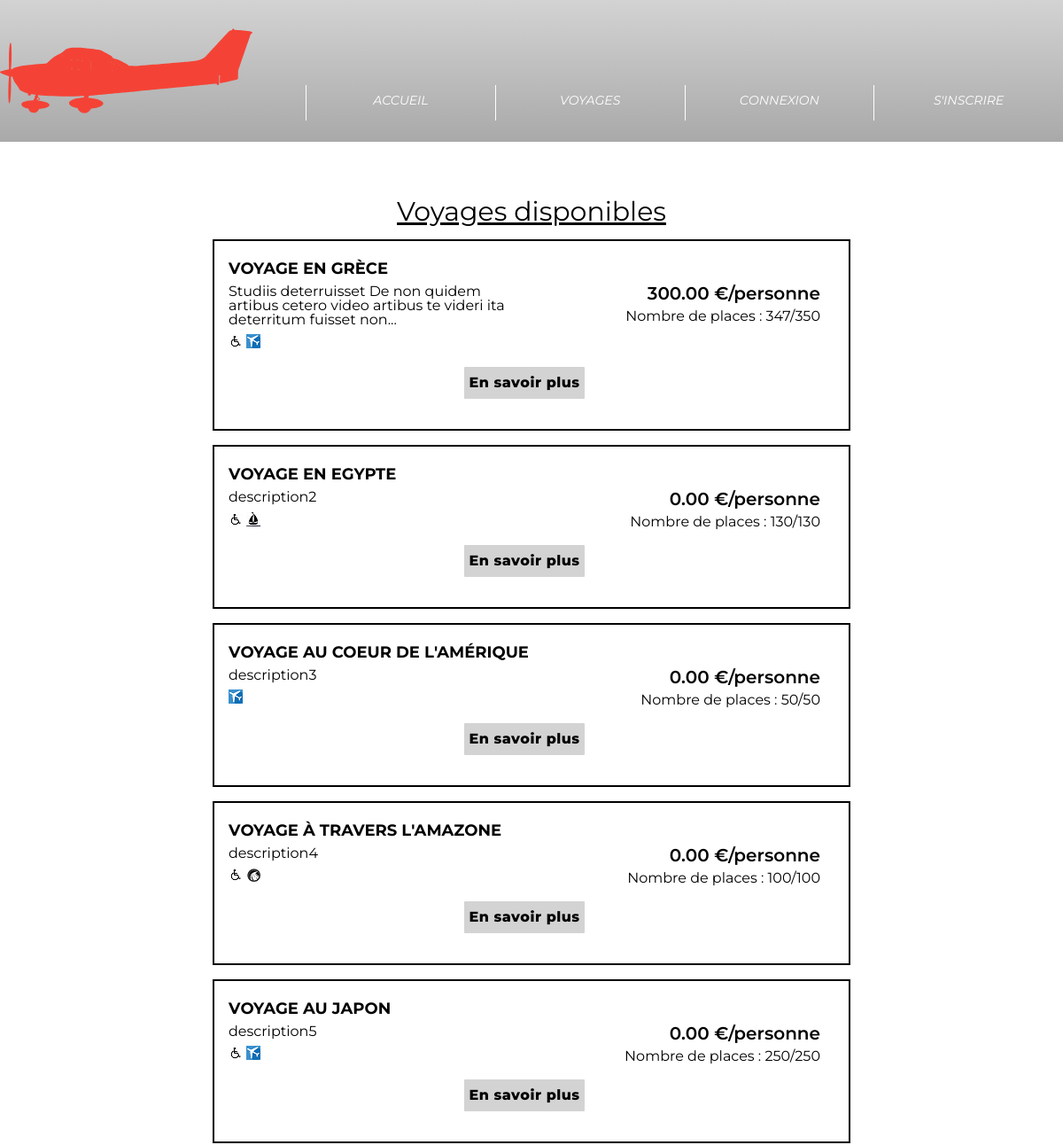
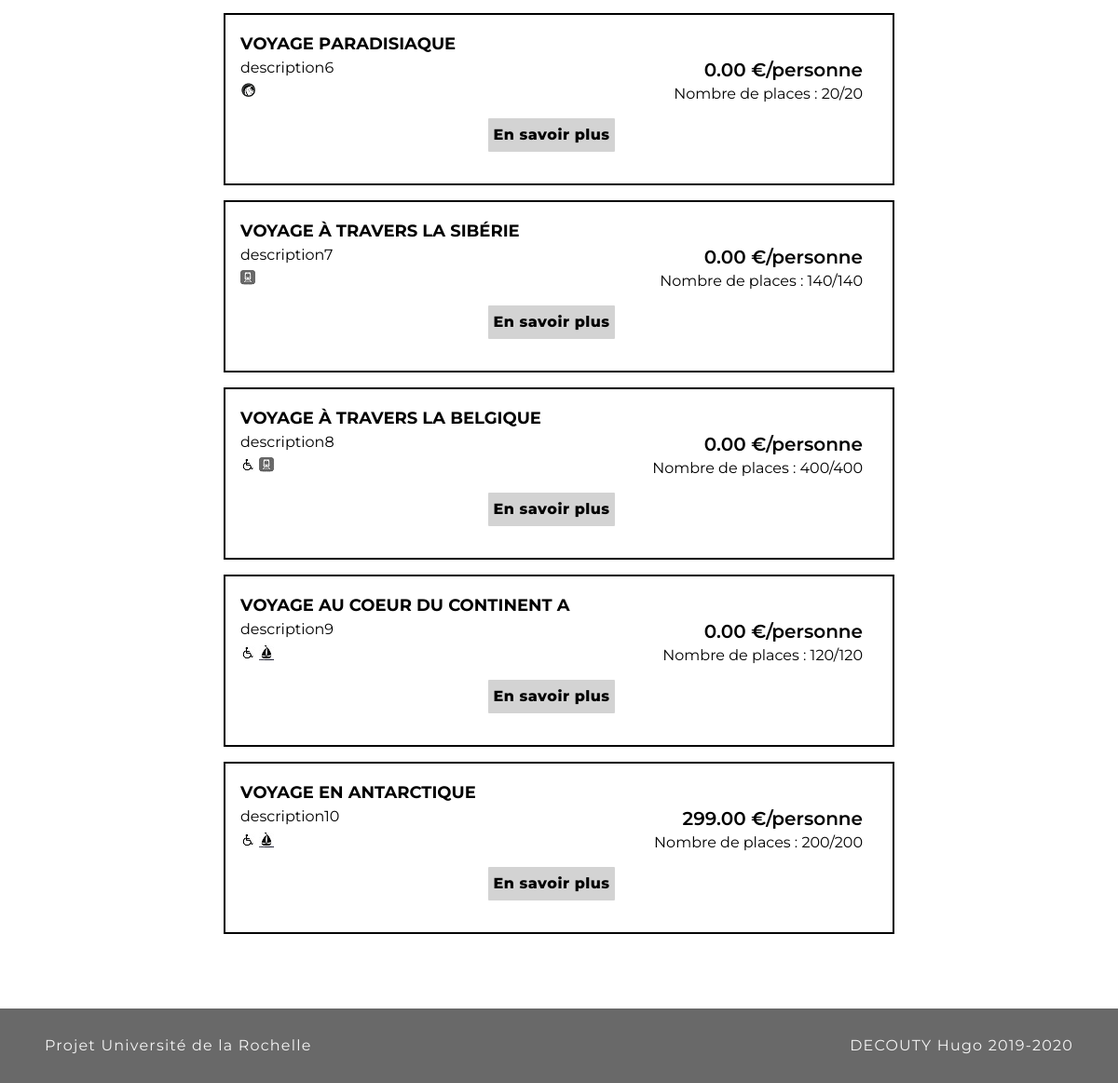
The app's page /presentation_voyages.php, older data (2 pictures, top to bottom).
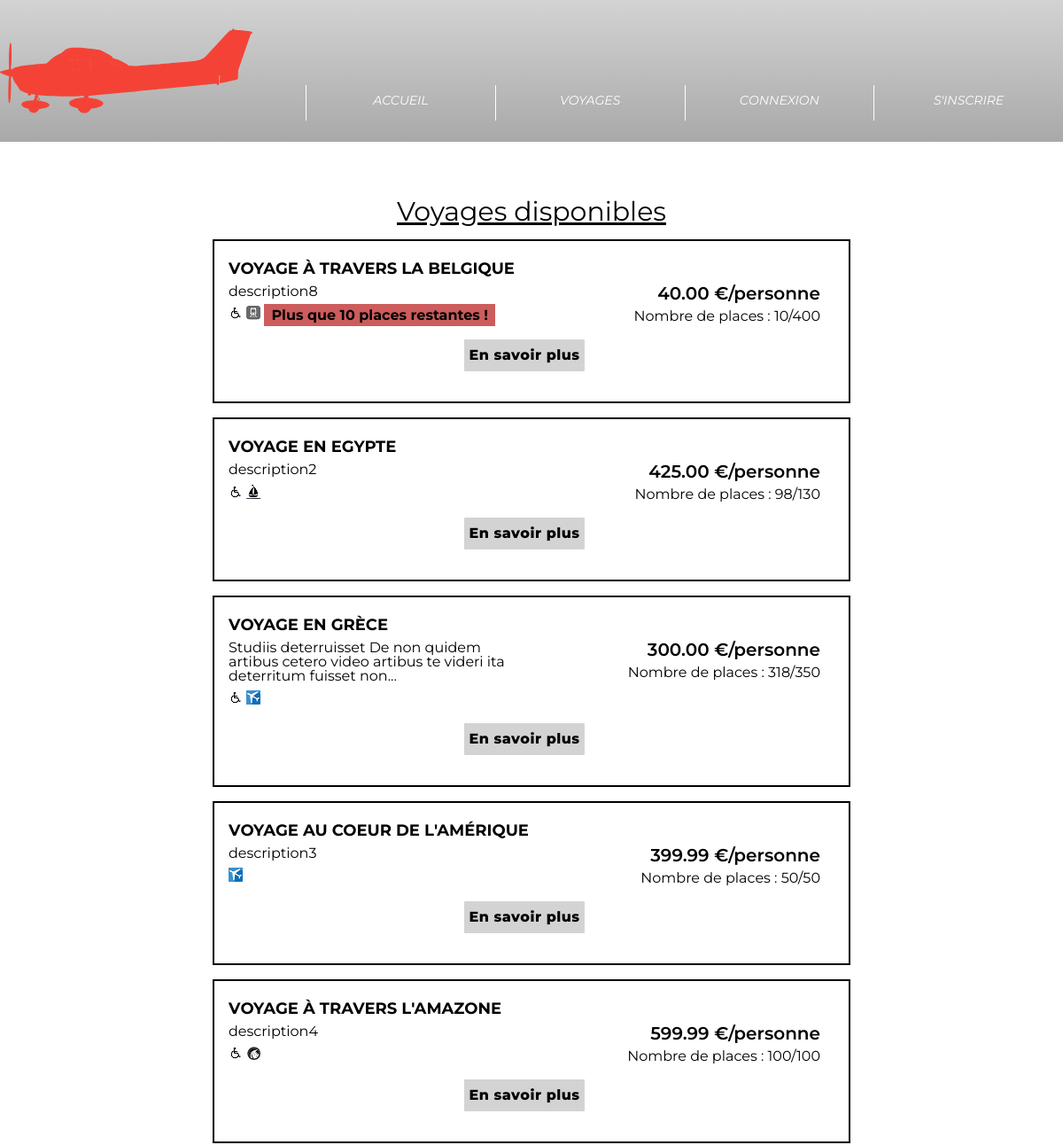
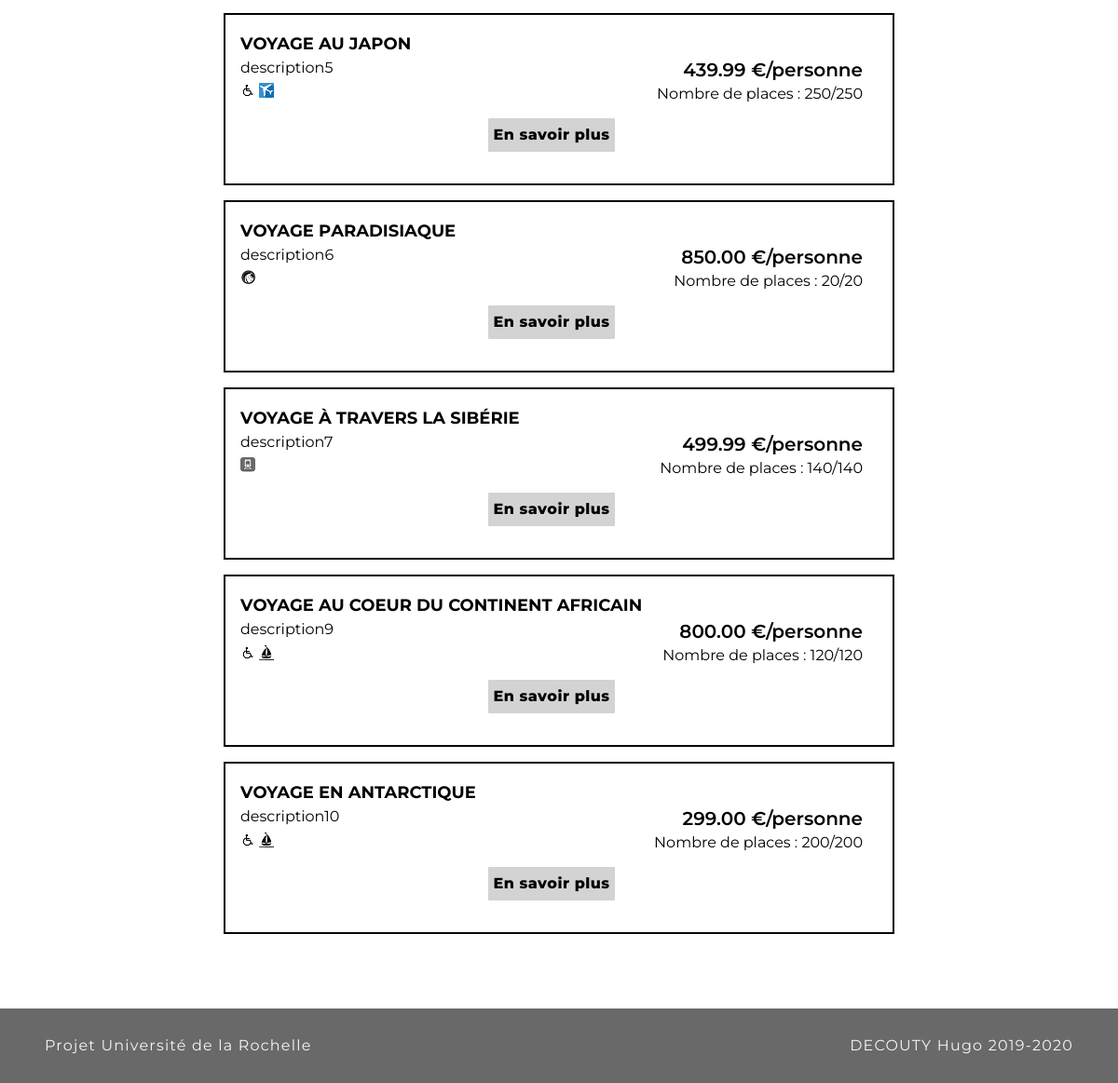
The same page, newer data (2 pictures, top to bottom).
### tables this page shows
CREATE TABLE IF NOT EXISTS `destination` (
  `id_destination` bigint(20) UNSIGNED NOT NULL AUTO_INCREMENT,
  `nom` varchar(40) NOT NULL,
  `description` varchar(300) NOT NULL,
  `transport` varchar(10) DEFAULT 'Autres',
  `nb_places` int(11) NOT NULL,
  `nb_reserves` int(11) NOT NULL DEFAULT '0',
  `prix` decimal(7,2) NOT NULL,
  `handicap` char(1) DEFAULT 'N',
  `image` varchar(250) NOT NULL DEFAULT 'images/image_default.jpg',
  PRIMARY KEY (`id_destination`),
  UNIQUE KEY `id_destination` (`id_destination`)
);

### fonctions.php (called while the page is built, shortened)
<?php
    function tronquer_texte($texte, $longueur_max = 100)
    {
    if (strlen($texte) > $longueur_max) {
        $texte = substr($texte, 0, $longueur_max);
        $texte .= "...";
    }
    return $texte;
}
?>

### presentation_voyages.php (the view, shortened to what this page needs)
<?php
$connexion = connexionBd();
include('fonctions.php');
$presentation_voyages = "SELECT D.id_destination, D.nom, D.description, D.transport, D.prix, D.handicap, D.nb_places, D.nb_reserves, round(nb_reserves*100/nb_places,2) as ratio_places from Destination D GROUP BY D.id_destination, D.nom, D.description, D.transport, D.prix, D.handicap, D.nb_places, D.nb_reserves ORDER BY ratio_places DESC";
$count = $connexion->query($presentation_voyages);
$resultat_voyages = $count->fetchAll(PDO::FETCH_OBJ);
?>
<!DOCTYPE html>
<html>
<head>
    <link rel="stylesheet" type="text/css" href="css/reset.css"/>
    <link rel="stylesheet" type="text/css" href="css/style.css"/>
</head>
<body>
<header>
    <?php require_once('appelHeader.php');?>
</header>
<main>
    <h2 id="h2-show">Voyages disponibles</h2>
    <ul class="ul-voyages">
        <?php foreach($resultat_voyages as $key => $values):?>
            <li class="show-voyages">
                <h3><?=$values->nom?></h3>
                <div class="flex-voyages">
                    <div id="flex-voyage-1">
                        <p><?=tronquer_texte($values->description)?></p>
                        <div id="symbols-voyages">
                            <?php if($values->handicap == 'Y'):?>
                                <img src="images/site/handicap.jpg">
                            <?php endif;?>
                            <?php if($values->transport == 'Avion'){
                                echo "<img src=\"images/site/avion.png\">";
                            } else if($values->transport == 'Bateau'){
                                echo "<img src=\"images/site/bateau.jpg\">";
                            } else if($values->transport == 'Train'){
                                echo "<img src=\"images/site/train.jpg\">";
                            } else {
                                echo "<img src=\"images/site/route.png\">";
                            }
                            ?>
                            <?php
                                if($values->nb_places == $values->nb_reserves){
                                    echo "<strong id=\"complete_reserv\">Réservation pleine.</strong>";
                                }else if($values->ratio_places > 90){
                                    $places_restantes = $values->nb_places - $values->nb_reserves;
                                    echo "<strong id=\"almost-complete_reserv\">Plus que $places_restantes places restantes !</strong>";
                                }else{
                                    echo "";
                                }
                            ?>
                        </div>
                    </div>
                    <div id="flex-voyage-2">
                        <p><?=$values->prix?> €/personne</p>
                        <p>Nombre de places : <?=($values->nb_places - $values->nb_reserves)?>/<?=$values->nb_places?></p>
                    </div>
                </div>
                <div class="show_more_voyages"><a href="sejour.php?id_destination=<?=$values->id_destination?>">En savoir plus</a></div>
            </li>
        <?php endforeach;?>
    </ul>
    <?php require_once("footer.php");?>
</main>
</body>
</html>

### appelHeader.php (shortened to what this page needs)
<?php
include_once('fonctions.php');
$connexion = connexionBd();
    $header = false;
    if(isset($_SESSION['nom']) && isset($_SESSION['mdp'])) {
        $User = $connexion->prepare("SELECT * FROM Clients WHERE nom = :nom AND prenom = :prenom AND mdp = :mdp ");
        $User->bindParam(':nom', $_SESSION['nom']);
        $User->bindParam(':prenom', $_SESSION['prenom']);
        $User->bindParam(':mdp', $_SESSION['mdp']);
        $User->execute();
        $resultat_u = $User -> fetch(PDO::FETCH_OBJ);
        if ($_SESSION['statut'] == 'Admin') {
            $header_admin = true;
        } else {
            $header_user = true;
        }
    } else {
        $header = true;
    }
?>
<!DOCTYPE html>
<html>
<head>
    <link rel="stylesheet" type="text/css" href="css/reset.css"/>
    <link rel="stylesheet" type="text/css" href="css/style.css"/>
</head>
<body>
<header>
    <nav class="cadre_header">
        <div id="image_header"><img src="images/site/header-image.svg"></div>
        <ul id="ul-header">
            <li><a href="index.php">Accueil</a></li>
            <li><a href="presentation_voyages.php">Voyages</a></li>
            <?php if($header):?>
                <li><a href="login.php">Connexion</a></li>
                <li><a href="register.php">S'inscrire</a></li>
            <?php endif;?>
        </ul>
    </nav>
</header>
</body>
</html>

### footer.php (shortened to what this page needs)
<!DOCTYPE html>
<html lang="fr">
<head>
    <link rel="stylesheet" type="text/css" href="css/reset.css"/>
    <link rel="stylesheet" type="text/css" href="css/style.css"/>
</head>
<body>
    <div id="relative-footer">
        <footer>
            <p>Projet Université de la Rochelle</p>
            <p>DECOUTY Hugo 2019-2020</p>
        </footer>
    </div>
</body>
</html>

### css/style.css (style rules this page uses)
* { box-sizing: border-box; }
html { font-family: 'Montserrat', sans-serif; }
a { text-decoration: none; color: darkred; }
.cadre_header { display: flex; position: fixed; top: 0; background-image: linear-gradient(lightgray, darkgray); color: white; height: 20vh; width: 100%; z-index: 1000; }
.cadre_header a { text-decoration: none; font-style: oblique; font-variant: all-small-caps; color: white; font-size: 20px; cursor: pointer; }
#image_header { width: 25%; }
#image_header img { width: 100%; height: 20vh; overflow: hidden; }
#ul-header { margin-left: 5%; padding-top: 12vh; display: flex; justify-content: space-around; width: 75%; }
#ul-header>li { width: 25%; border-left: 1px solid white; text-align: center; height: 40px; line-height: 1.5; }
main { margin-top: 28vh; }
header { position: relative; }
main { position: relative; }
#h2-show { font-size: 30px; text-align: center; text-decoration: underline; margin-bottom: 1rem; }
.flex-voyages { display: flex; }
#flex-voyage-1, #flex-voyage-2 { width: 50%; }
.ul-voyages { width: 60%; margin: 0 auto; }
.ul-voyages>li { border: 2px solid black; margin-bottom: 1rem; padding: 1rem 2rem 2rem 1rem; }
.show_more_voyages { border: 2px solid white; text-align: center; background-color: lightgray; width: 140px; height: 40px; margin: 0 auto; margin-top: 1rem; border-radius: 3px; }
.show_more_voyages a { text-decoration: none; line-height: 2.2; color: black; letter-spacing: 0.5px; font-weight: 800; }
.ul-voyages>li>h3 { font-size: 25px; font-weight: bolder; font-variant-caps: all-small-caps; }
.ul-voyages li p:nth-of-type(1), #symbols-voyages { text-align: left; margin-top: 0.5rem; }
#flex-voyage-2 p:nth-of-type(1) { font-weight: 600; font-size: 20px; text-align: right; margin-bottom: 0.5rem; }
#flex-voyage-2 p:nth-of-type(2) { text-align: right; }
#almost-complete_reserv { background-color: indianred; font-weight: bolder; padding: 0.2rem 0.5rem; }
#relative-footer { position: relative; }
body { margin-bottom: 10rem; }
footer { margin-top: 2rem; background-color: dimgrey; width: 100%; height: 10vh; position: fixed; bottom: 0; clear: both; }
footer p { color: whitesmoke; padding: 0 3rem; line-height: 10vh; letter-spacing: 1.2px; }
footer p:nth-of-type(1) { float: left; }
footer p:nth-of-type(2) { float: right; }

Row changes from the older to the newer data that the page shows:
changed destination "Voyage à travers la Belgique": nb_reserves 0 → 390 (drawn); places_restantes (not shown) → "10"; prix "0.00" → "40.00"; $values->nb_places - $values->nb_reserves "400" → "10"; moves up the list
changed destination "Voyage en Egypte": prix "0.00" → "425.00"; $values->nb_places - $values->nb_reserves "130" → "98"; moves down the list
changed destination "Voyage en Grèce": $values->nb_places - $values->nb_reserves "347" → "318"
changed destination "Voyage au coeur de l'Amérique": prix "0.00" → "399.99"
changed destination "Voyage à travers l'Amazone": prix "0.00" → "599.99"
changed destination "Voyage au Japon": prix "0.00" → "439.99"
changed destination "Voyage Paradisiaque": prix "0.00" → "850.00"
changed destination "Voyage à travers la Sibérie": prix "0.00" → "499.99"
changed destination "description9": nom "Voyage au coeur du continent a" → "Voyage au coeur du continent africain"; prix "0.00" → "800.00"
